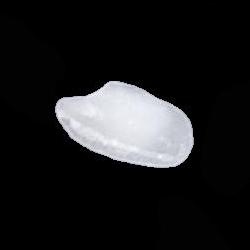
#> input picture New folder (2)/rg project/Rice_Classification_Project/Rice_Image_Dataset_Reduced/Arborio/Arborio (10472).jpg, 250 x 250 px; its folder holds 4 pictures in this run
$ python prepare_dataset.py   (older library calls are emulated)
#> lines starting #> are read from the running program, lines starting #| are printed output that depends on the picture
"""
Step 1 — Dataset Preparation
=============================
- Removes blurry / corrupt / duplicate images
- Balances all rice classes to TARGET_PER_CLASS images
- Creates a 'non_rice' class from random internet-free placeholder images
  (or copies from a user-supplied folder)
- Splits into train / val / test  (70 / 15 / 15)
- Saves split manifests as JSON for reproducibility

Usage:
    python prepare_dataset.py --src Rice_Image_Dataset --out dataset_clean
    python prepare_dataset.py --src Rice_Image_Dataset --out dataset_clean --nonrice path/to/nonrice_images
"""

from __future__ import annotations
import argparse, hashlib, json, random, shutil
from pathlib import Path
import cv2, numpy as np
from sklearn.model_selection import train_test_split

# ── Config ────────────────────────────────────────────────────────────────────
CLASS_NAMES       = ['Arborio', 'Basmati', 'Ipsala', 'Jasmine', 'Karacadag', 'non_rice']
TARGET_PER_CLASS  = 200   # images kept per class after cleaning
BLUR_THRESH       = 60.0  # Laplacian variance — below = blurry
SEED              = 42

# ── Helpers ───────────────────────────────────────────────────────────────────

def file_hash(path: Path) -> str:
    return hashlib.md5(path.read_bytes()).hexdigest()

def is_blurry(path: Path) -> bool:
    img = cv2.imread(str(path), cv2.IMREAD_GRAYSCALE)
    if img is None:
        return True
    return float(cv2.Laplacian(img, cv2.CV_64F).var()) < BLUR_THRESH

def is_corrupt(path: Path) -> bool:
    img = cv2.imread(str(path))
#> img is the input picture: shape (250, 250, 3); mean B, G, R 30.5, 29.4, 29.2
    return img is None

def clean_class(src_dir: Path, target: int, seed: int) -> list[Path]:
    """Return up to `target` clean, unique image paths from src_dir."""
    exts  = {'.jpg', '.jpeg', '.png', '.bmp', '.webp'}
    files = [p for p in src_dir.iterdir() if p.suffix.lower() in exts]
    random.seed(seed)
    random.shuffle(files)

    seen_hashes, good = set(), []
    for p in files:
        if is_corrupt(p) or is_blurry(p):
            continue
        h = file_hash(p)
#> h = 'c73fb222910c20cbc35c28a9d266c456'
        if h in seen_hashes:
            continue
        seen_hashes.add(h)
        good.append(p)
        if len(good) >= target:
            break

    print(f"  {src_dir.name:<14}: {len(files):>5} found → {len(good):>3} kept")
    return good

def generate_nonrice_synthetic(out_dir: Path, n: int) -> None:
    """
    Generate simple synthetic non-rice images (solid colours + noise).
    Replace this with real non-rice images for best results.
    """
#> called with n = 200
    out_dir.mkdir(parents=True, exist_ok=True)
    rng = np.random.default_rng(SEED)
    for i in range(n):
        # random coloured background + gaussian noise
        colour = rng.integers(30, 220, size=3).tolist()
        img    = np.full((224, 224, 3), colour, dtype=np.uint8)
        noise  = rng.integers(-40, 40, img.shape, dtype=np.int16)
        img    = np.clip(img.astype(np.int16) + noise, 0, 255).astype(np.uint8)
        cv2.imwrite(str(out_dir / f"nonrice_{i:04d}.jpg"), img)
#> this loop made 200 passes
#> pass 1, in generate_nonrice_synthetic, `cv2.imwrite(str(out_dir / f"nonrice_{i:04d}.jpg"), img)`:
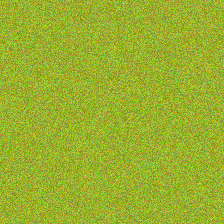
#> saved as nonrice_0000.jpg: shape (224, 224, 3); mean B, G, R 45.4, 176.4, 153.5
#> pass 2, in generate_nonrice_synthetic, `cv2.imwrite(str(out_dir / f"nonrice_{i:04d}.jpg"), img)`:
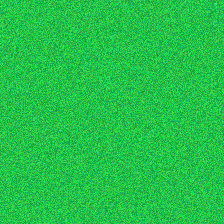
#> saved as nonrice_0001.jpg: shape (224, 224, 3); mean B, G, R 73.7, 192.5, 35.8
    print(f"  {'non_rice':<14}: {n} synthetic images generated")

# ── Main ──────────────────────────────────────────────────────────────────────

def prepare(src: str, out: str, nonrice_src: str | None) -> None:
    src_root = Path(src)
    out_root = Path(out)
    out_root.mkdir(parents=True, exist_ok=True)

    print("\n=== Dataset Preparation ===")
    all_paths, all_labels = [], []

    # Rice classes
    for cls in CLASS_NAMES[:-1]:
        cls_dir = src_root / cls
        if not cls_dir.exists():
            print(f"  WARNING: {cls_dir} not found, skipping")
            continue
        good = clean_class(cls_dir, TARGET_PER_CLASS, SEED)
        label = CLASS_NAMES.index(cls)
        all_paths  += good
        all_labels += [label] * len(good)

    # Non-rice class
    nr_dir = out_root / 'non_rice_raw'
    if nonrice_src:
        shutil.copytree(nonrice_src, nr_dir, dirs_exist_ok=True)
        good_nr = clean_class(nr_dir, TARGET_PER_CLASS, SEED)
    else:
        generate_nonrice_synthetic(nr_dir, TARGET_PER_CLASS)
        good_nr = list(nr_dir.glob('*.jpg'))[:TARGET_PER_CLASS]

    nr_label = CLASS_NAMES.index('non_rice')
    all_paths  += good_nr
    all_labels += [nr_label] * len(good_nr)

    # Stratified split 70 / 15 / 15
    X_tmp, X_test, y_tmp, y_test = train_test_split(
        all_paths, all_labels, test_size=0.15, stratify=all_labels, random_state=SEED)
    X_train, X_val, y_train, y_val = train_test_split(
        X_tmp, y_tmp, test_size=0.15/0.85, stratify=y_tmp, random_state=SEED)

    # Copy files into split folders
    for split_name, split_paths, split_labels in [
        ('train', X_train, y_train),
        ('val',   X_val,   y_val),
        ('test',  X_test,  y_test),
    ]:
        for p, lbl in zip(split_paths, split_labels):
            cls_name = CLASS_NAMES[lbl]
            dest_dir = out_root / split_name / cls_name
            dest_dir.mkdir(parents=True, exist_ok=True)
            shutil.copy2(p, dest_dir / Path(p).name)

    # Save manifest
    manifest = {
        'class_names': CLASS_NAMES,
        'train': len(X_train), 'val': len(X_val), 'test': len(X_test),
        'total': len(all_paths),
    }
    (out_root / 'manifest.json').write_text(json.dumps(manifest, indent=2))

    print(f"\n  Split → train={len(X_train)}  val={len(X_val)}  test={len(X_test)}")
    print(f"  Output: {out_root.resolve()}")
    print("  NOTE: Replace synthetic non_rice images with real ones for best accuracy.")

if __name__ == '__main__':
    ap = argparse.ArgumentParser()
    ap.add_argument('--src',     default='Rice_Image_Dataset')
    ap.add_argument('--out',     default='dataset_clean')
    ap.add_argument('--nonrice', default=None,
                    help='Optional path to real non-rice images folder')
    args = ap.parse_args()
    prepare(args.src, args.out, args.nonrice)
